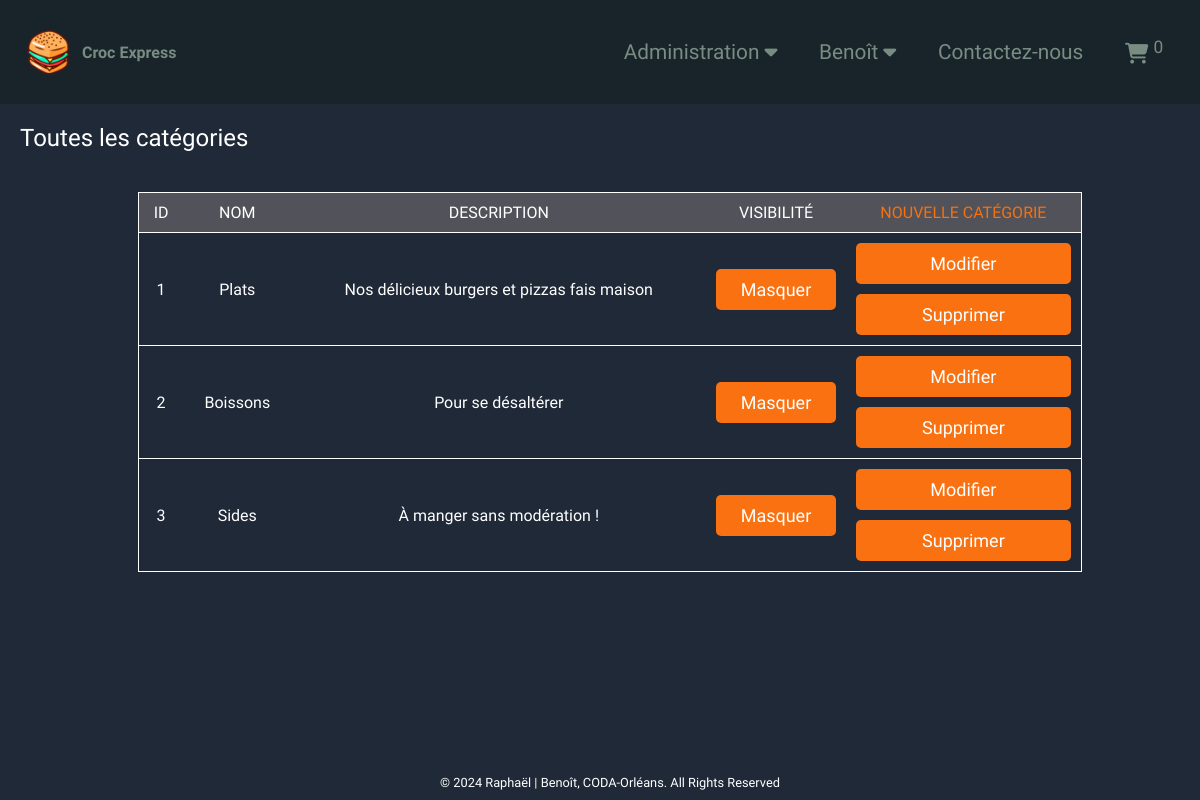
The page /index.php?page=admin_categories (signed in) on the database its author committed.
### tables this page shows
CREATE TABLE `categories` (
  `id` int(11) NOT NULL,
  `name` varchar(100) NOT NULL,
  `description` varchar(255) NOT NULL,
  `image` varchar(255) NOT NULL,
  `is_hidden` tinyint(1) DEFAULT '0'
);

### src/controllers/admin/admin_categories_controller.php (called while the page is built, shortened)
<?php
$allCategories = $categoryManager->getAll();
require PATH_VIEWS . 'admin/admin_categories.php';

### public/index.php (called while the page is built, shortened)
<?php
require PATH_TO_PRIVATE . "core/DBconnection.php";
require "imports.php";
require PATH_VIEWS . 'layout.php';

### public/imports.php (called while the page is built, shortened)
<?php
$categoryManager = new CategoryManager($bdd, "categories");

### src/classes/managers/Manager.class.php (called while the page is built, shortened)
<?php
abstract class Manager
{
    protected PDO $bdd;
    protected string $table;
    public function __construct(PDO $database_connection, string $table)
    {
        $this->bdd = $database_connection;
        $this->table = $table;
    }
    public function getAll(): array|null
    {
        $query = "SELECT * FROM " . $this->table;
        $response = $this->bdd->query($query);
        return $response->fetchAll();
    }
}

### src/views/admin/admin_categories.php (the view, shortened to what this page needs)
<h3>Toutes les catégories</h3>
<table class="table-coupons">
    <thead>
    <th>ID</th>
    <th>Nom</th>
    <th>Description</th>
    <th>Visibilité</th>
    <th><a href="?page=admin_add_category" title="Add category admin">Nouvelle catégorie</a></th>
    </thead>
    <?php foreach ($allCategories as $category) { ?>
        <tr>
            <td>
                <?= $category['id'] ?>
            </td>
            <td>
                <?= $category['name'] ?>
            </td>
            <td>
                <?= $category['description'] ?>
            </td>
            <td>
                <form method="post">
                    <button name="show_hide" type="submit" class="submit pay orange-button">
                        <?= $category['is_hidden'] ? "Afficher" : "Masquer" ?>
                    </button>
                </form>
            </td>
            <td id="delete-edit">
                <form method="post" action="?page=admin_edit_category">
                    <button type="submit" class="submit pay orange-button">Modifier</button>
                </form>
                <form method="post">
                    <button id="delete-<?= $category['id'] ?>" name="delete" type="submit"
                            class="delete submit pay orange-button">Supprimer
                    </button>
                </form>
            </td>
        </tr>
        <?php
    }
    ?>
</table>

### src/styles/style.css (style rules this page uses)
* { margin: 0; padding: 0; color: #FFF; font-family: "Work Sans", sans-serif; }
button { border: none; outline: none; cursor: pointer; }
body { background-color: #1f2937; }
a, nav i, .fa-circle-info, .fa-backward, nav p, sup { text-decoration: none; color: #788c82; transition: 0.5s; cursor: pointer; user-select: none; }
h3 { font-size: 1.5em; font-weight: 400; font-synthesis: none; text-rendering: optimizeLegibility; -webkit-font-smoothing: antialiased; -moz-osx-font-smoothing: grayscale; }
.submit { width: 100%; padding: 15px 0; font-size: 18px; font-weight: 500; border-radius: 5px; cursor: pointer; background-color: #d01a1a83; transition: 0.5s; width: 100%; }
.orange-button { display: flex; padding: 10px; border-radius: 5px; background-color: #f97111; font-size: 1em; justify-content: center; transition: 0.5s; font-weight: 600; }
td { padding: 10px; text-align: center; vertical-align: middle; }
tr { border: 1px solid white; }
.pay { padding: 10px; font-size: 18px; font-weight: 500; margin: 0; }
#delete-edit { display: flex; gap: 10px; flex-direction: column; }
table { border: 1px solid white; margin: 40px auto; border-collapse: collapse; width: 80%; }
table * { font-weight: 400; }
thead th { padding: 10px; background-color: #52525b; text-transform: uppercase; }
thead th a { color: #f6720d; text-decoration: none; display: inline-block; transition: transform .3s ease-out; }

### rows shown on the page
categories: id "1", name "Plats", description "Nos délicieux burgers et pizzas fais maison", is_hidden "Masquer"
categories: id "2", name "Boissons", description "Pour se désaltérer", is_hidden "Masquer"
categories: id "3", name "Sides", description "À manger sans modération !", is_hidden "Masquer"

### other values the page prints
$_SESSION['name'] "Benoît"
$total "0"
